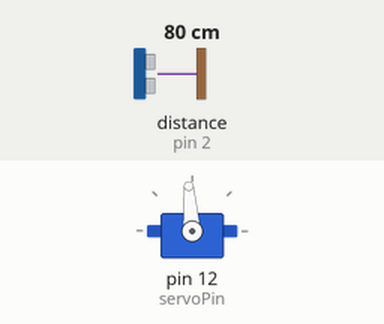
Bench run of a sketch on a simulated Arduino Uno, built with avr-gcc and run on an emulated ATmega328P. Shown: servo. Wiring (inferred from the names in the program): ultrasonic range finder: trigger pin 3; echo pin 2. The inputs (shaded band) are chosen by the test bench; at power-on: distance to the obstacle (sensor on pin 2) 80 cm. The echo pulse lasts 58.3 µs per cm; what the sketch prints to the serial monitor is not drawn.

Above: at 4.4 s.
4.5 s: distance to the obstacle (sensor on pin 2) set to 34 cm
At 5.3 s:
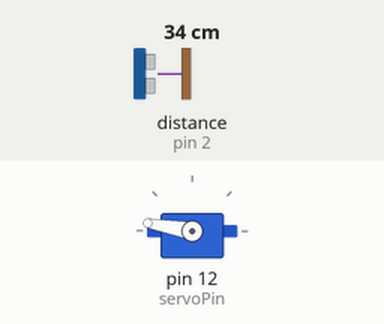
13.3 s: distance to the obstacle (sensor on pin 2) set to 27 cm
At 13.48 s:
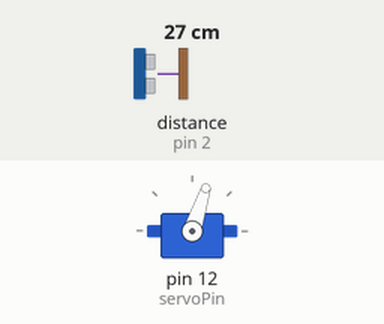
At 15.5 s:
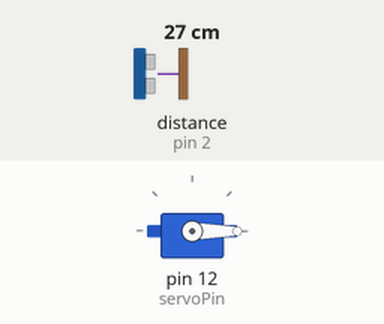
Timing chart, 0 to 17.0 s (numbered marks = the images above; inputs shaded):
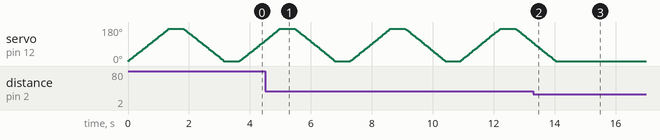

The sketch:

Servo.ino
```cpp
#include <Servo.h> //Imports the library Servo
//GeeKee CeeBee
#define trigPin 3 // TriggerSensor
#define echoPin 2 // EchoSensor


#define servoPin 12


Servo servo; //Defines the object Servo of type(class) Servo
int angle = 0; // Defines an integer
int SCOOPDELAY = 5;
int MAXANG = 170;
int MINANG = 0;
int duration;
int distance = 10;
int scooping = 0;
int scoopRespawn = 1500;
unsigned long lastScoopMillestone = 0;

unsigned long currentMillis = 0;
void scoop() {
    // The following loop runs until the servo is turned to 180 degrees
    // Serial.println("scooping");
    currentMillis = millis();
    if(scooping == 1){
      if (currentMillis - lastScoopMillestone >= SCOOPDELAY) {
          angle++;
          servo.write(angle);
          lastScoopMillestone = currentMillis;
      }
      if(angle >= MAXANG){
        scooping = 2;
        lastScoopMillestone = currentMillis;
      }
    }
    if(scooping == 2){
      if (currentMillis - lastScoopMillestone >= 500) {
        scooping = 3;
        lastScoopMillestone = currentMillis;
      }
    }
    if(scooping == 3){
      currentMillis = millis();
      if (currentMillis - lastScoopMillestone >= SCOOPDELAY) {
          angle--;
          servo.write(angle);
          lastScoopMillestone = currentMillis;
      }
      if(angle <= MINANG){
        scooping = 4;
        lastScoopMillestone = currentMillis;
      }
    }
    if(scooping == 4){
      if (currentMillis - lastScoopMillestone >= 500) {
        scooping = 0;
      }
    }
}

void checkDistance()
{
    // Clear the trigPin by setting it LOW:
  digitalWrite(trigPin, LOW);
  delayMicroseconds(5);

  // Trigger the sensor by setting the trigPin high for 10 microseconds:
  digitalWrite(trigPin, HIGH);
  delayMicroseconds(10);
  digitalWrite(trigPin, LOW);

  // Read the echoPin, pulseIn() returns the duration (length of the pulse) in microseconds:
  duration = pulseIn(echoPin, HIGH);
  // Calculate the distance:
  distance = duration * 0.034 / 2;

  // Print the distance on the Serial Monitor (Ctrl+Shift+M):
}

void setup() {
  servo.attach(servoPin, 400, 2740);
  servo.write(MINANG);

  pinMode(trigPin, OUTPUT);
  pinMode(echoPin, INPUT);


  Serial.begin(9600);
}

void loop() {
  Serial.println(distance);
  if(scooping == 0){
    checkDistance();
    if(distance < 9 || distance > 30){
      scooping =1;
    }
  }
  else{
    scoop();
  }
}
```

Measured:
- the behaviour switches between 32 and 31 cm on distance to the obstacle (sensor on pin 2) (found by bisection; images 1 and 2)
- after the input at 13.3 s, servo on pin 12 (servoPin): goes on until 14.0 s, then stays 0°
